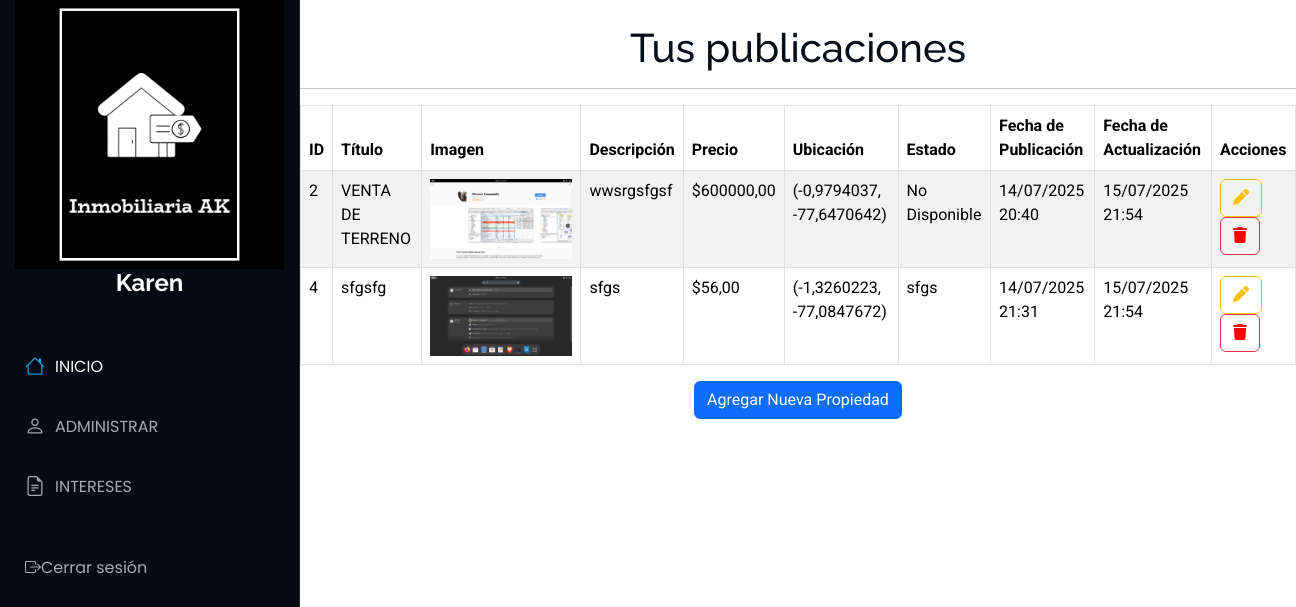
Page /Publicaciones/iniciopu (signed in) on the committed database.
### Aplicaciones/Usuario/models.py (models this page shows)
class Usuario(models.Model):
    usuario = models.CharField(max_length=150, unique=True)
    contrasena = models.CharField(max_length=128)
    correo = models.EmailField(unique=True,null=True, blank=True)
    telefono = models.CharField(null=True, blank=True)
    fecha_registro = models.DateTimeField(auto_now_add=True,null=True, blank=True)

### Aplicaciones/Publicaciones/models.py (models this page shows)
class Propiedad(models.Model):
    id_propiedad = models.AutoField(primary_key=True)
    titulo = models.CharField(max_length=200)
    imagen = models.FileField(upload_to='propiedades/')
    descripcion = models.TextField()
    precio = models.DecimalField(max_digits=12, decimal_places=2)
    ubicacion=models.CharField(max_length=200,null=True,blank=True)
    usuario = models.ForeignKey(Usuario, on_delete=models.CASCADE)
    latitud = models.DecimalField(max_digits=9, decimal_places=7)
    longitud = models.DecimalField(max_digits=10, decimal_places=7)
    estado = models.CharField(max_length=50)
    fecha_publicacion = models.DateTimeField(auto_now_add=True)
    fecha_actualizacion = models.DateTimeField(auto_now=True,null=True,blank=True)

### Aplicaciones/Publicaciones/views.py (the view)
# urls.py: path('iniciopu',views.inicio,name='iniciopu'),
def inicio(request):
    usuario_actual = Usuario.objects.get(id=request.session['usuario_id'])
    listado_propiedades = Propiedad.objects.filter(usuario=usuario_actual)
    return render(request, "iniciopu.html", {'propiedades': listado_propiedades})

### Aplicaciones/Publicaciones/templates/iniciopu.html (shortened to what this page needs)
{% extends 'plantilla.html' %}
{% load static %}
{% block body %}
<main>
    <br>
<h1 class="text-center">Tus publicaciones</h1>
<hr>
<table class="table table-bordered table-striped table-hover">
    <thead>
        <tr>
            <th>ID</th>
            <th>Título</th>
            <th>Imagen</th>
            <th>Descripción</th>
            <th>Precio</th>
            <th>Ubicación</th>
            <th>Estado</th>
            <th>Fecha de Publicación</th>
            <th>Fecha de Actualización</th>
            <th>Acciones</th>
        </tr>
    </thead>
    <tbody>
        {% for propiedad in propiedades %}
        <tr>
            <td>{{propiedad.id_propiedad}}</td>
            <td>{{ propiedad.titulo }}</td>
            <td>
                {% if propiedad.imagen %}
                    <img src="{{propiedad.imagen.url}}" alt="" height="80px">
                {% else %}
                    Ninguna
                {% endif %}
            </td>
            <td>{{ propiedad.descripcion|truncatewords:10 }}</td>
            <td>${{ propiedad.precio }}</td>
            <td>({{ propiedad.latitud }}, {{ propiedad.longitud }})</td>
            <td>{{ propiedad.estado }}</td>
            <td>{{ propiedad.fecha_publicacion|date:"d/m/Y H:i" }}</td>
            <td>{{ propiedad.fecha_actualizacion|date:"d/m/Y H:i" }}</td>
            <td>
                <a href="editarPropiedad/{{propiedad.id_propiedad}}" class="btn btn-outline-warning">
                    <i class="fa fa-pen"></i></a>
                <a style="color: red;" href="#" onclick="confirmarEliminacion('{{ propiedad.id_propiedad }}')" class="btn btn-outline-danger"><i class="fa fa-trash"></i></a>
            </td>
        </tr>
        {% endfor %}
    </tbody>
</table>
<div class="text-center">
    <a href="nuevaPropiedad" class="btn btn-primary">
        Agregar Nueva Propiedad
    </a>
</div>
<br>
<br>
</main>
{% endblock %}

### Aplicaciones/templates/plantilla.html (shortened to what this page needs)
{% load static %}
<!DOCTYPE html>
<html lang="en">
<head>
  <link href="https://cdn.jsdelivr.net/npm/bootstrap@5.3.3/dist/css/bootstrap.min.css" rel="stylesheet">
<link rel="stylesheet" href="https://cdnjs.cloudflare.com/ajax/libs/font-awesome/6.7.2/css/all.min.css" />
  <link href="{% static 'plantilla/Port/assets/vendor/bootstrap/css/bootstrap.min.css' %}" rel="stylesheet">
  <link href="{% static 'plantilla/Port/assets/vendor/bootstrap-icons/bootstrap-icons.css' %}" rel="stylesheet">
  <link href="{% static 'plantilla/Port/assets/vendor/aos/aos.css' %}" rel="stylesheet">
  <link href="{% static 'plantilla/Port/assets/vendor/glightbox/css/glightbox.min.css' %}" rel="stylesheet">
  <link href="{% static 'plantilla/Port/assets/vendor/swiper/swiper-bundle.min.css' %}" rel="stylesheet">
  <link href="{% static 'plantilla/Port/assets/css/main.css' %}" rel="stylesheet">
</head>
<body class="index-page">
  <header id="header" class="header dark-background d-flex flex-column">
    <img src="/static/img/logo1.png" alt="" >
      <a href="#" class="logo d-flex align-items-center justify-content-center">
        <h1 class="sitename">
          {% if request.session.usuario_nombre %}
            {{ request.session.usuario_nombre }}
          {% else %}
            Invitado
          {% endif %}
        </h1>
      </a>
    <nav id="navmenu" class="navmenu">
      <ul><br>
        <li><a href="{% url 'inicios' %}" class="active"><i class="bi bi-house navicon"></i>INICIO</a></li>
        <li><a href="{% url 'iniciopu' %}"><i class="bi bi-person navicon"></i> ADMINISTRAR</a></li>
        <li><a href="#resume"><i class="bi bi-file-earmark-text navicon"></i> INTERESES</a></li><br>
        <li><a href="#" onclick="confirmarCerrarSesion()"><i class="bi bi-box-arrow-right"></i>    Cerrar sesión</a></li>
      </ul>
  </header>
{% block body %}
{% endblock %}
</body>
</html>

### tiendamue/static/plantilla/Port/assets/css/main.css (style rules this page uses)
:root { --default-font: "Roboto", system-ui, -apple-system, "Segoe UI", Roboto, "Helvetica Neue", Arial, "Noto Sans", "Liberation Sans", sans-serif, "Apple Color Emoji", "Segoe UI Emoji", "Segoe UI Symbol", "Noto Color Emoji"; --heading-font: "Raleway", sans-serif; --nav-font: "Poppins", sans-serif; }
:root { --background-color: #ffffff; --default-color: #272829; --heading-color: #050d18; --accent-color: #149ddd; --surface-color: #ffffff; --contrast-color: #ffffff; }
:root { --nav-color: #a8a9b4; --nav-hover-color: #ffffff; --nav-mobile-background-color: #040b14; --nav-dropdown-background-color: #040b14; --nav-dropdown-color: #a8a9b4; --nav-dropdown-hover-color: #ffffff; }
.dark-background { --background-color: #040b14; --default-color: #ffffff; --heading-color: #ffffff; --surface-color: #151f2b; --contrast-color: #ffffff; }
:root { scroll-behavior: smooth; }
body { color: var(--default-color); background-color: var(--background-color); font-family: var(--default-font); }
a { color: var(--accent-color); text-decoration: none; transition: 0.3s; }
h1, h2, h3, h4, h5, h6 { color: var(--heading-color); font-family: var(--heading-font); }
.header { color: var(--default-color); background-color: var(--background-color); position: fixed; top: 0; left: 0; bottom: 0; padding: 0 15px; width: 300px; transition: all ease-in-out 0.3s; overflow-y: auto; z-index: 997; border-right: 1px solid color-mix(in srgb, var(--default-color), transparent 90%); }
.header .logo { line-height: 1; margin-bottom: 15px; }
.header .logo h1 { font-size: 24px; margin: 0; font-weight: 700; color: var(--heading-color); }
@media (min-width: 1200px) { .header~main, .header~#footer { margin-left: 300px; } }
.navmenu { padding: 0; z-index: 9997; }
.navmenu ul { list-style: none; padding: 0 0 20px 0; margin: 0; }
.navmenu a, .navmenu a:focus { color: var(--nav-color); padding: 15px 10px; font-family: var(--nav-font); font-size: 16px; font-weight: 400; display: flex; align-items: center; white-space: nowrap; transition: 0.3s; width: 100%; }
.navmenu a .navicon, .navmenu a:focus .navicon { font-size: 20px; margin-right: 10px; }
.navmenu a:hover, .navmenu .active, .navmenu .active:focus { color: var(--nav-hover-color); }
.navmenu a:hover .navicon, .navmenu .active .navicon, .navmenu .active:focus .navicon { color: var(--accent-color); }

### rows in the picture
Usuario: session.usuario_nombre "Karen"
Propiedad: id_propiedad "2", titulo "VENTA DE TERRENO", imagen (picture), descripcion "wwsrgsfgsf", precio "600000,00", latitud "-0,9794037", longitud "-77,6470642", estado "No Disponible", fecha_publicacion "14/07/2025 20:40", fecha_actualizacion "15/07/2025 21:54"
Propiedad: id_propiedad "4", titulo "sfgsfg", imagen (picture), descripcion "sfgs", precio "56,00", latitud "-1,3260223", longitud "-77,0847672", estado "sfgs", fecha_publicacion "14/07/2025 21:31", fecha_actualizacion "15/07/2025 21:54"
